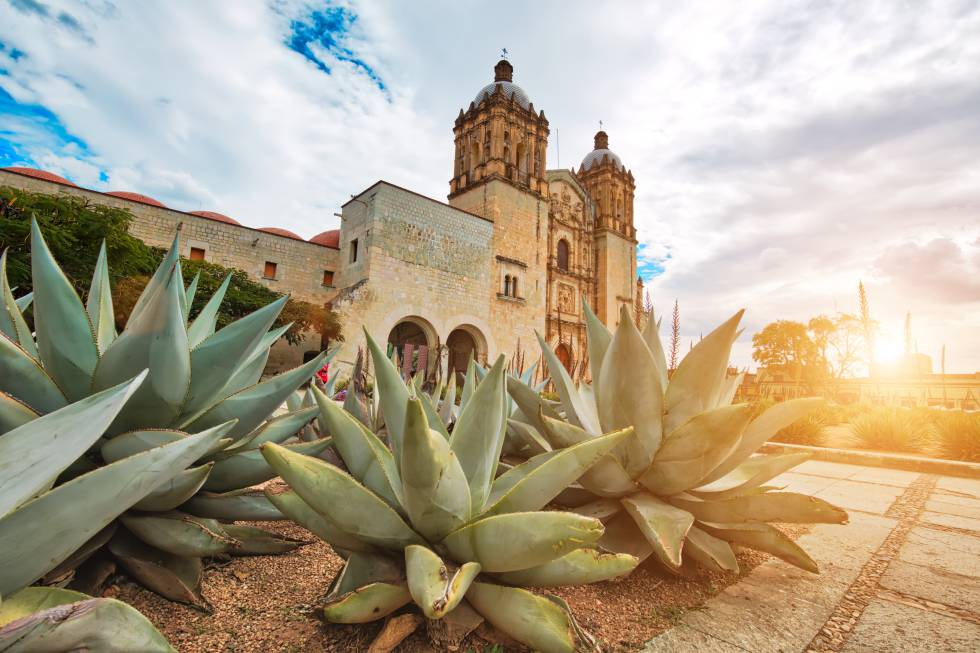
#> input picture Fotos/oaxaca.jpg, 980 x 653 px
$ python spaces.py
#> lines starting #> are read from the running program, lines starting #| are printed output that depends on the picture
'''Para cambiar entre espacios de colores
Opencv trabaja con el espacio de colores BGR, asi que si deseas desplegar esa imagen en RGB, los colores estaran invertidos'''
import cv2 as cv
import matplotlib.pyplot as plt

img= cv.imread('Fotos/oaxaca.jpg')
#> img is the input picture: shape (653, 980, 3); mean B, G, R 139.9, 162.4, 174.7
cv.imshow('Oaxaca', img)

#plt.imshow(img)
#plt.show()


#Cambiar a escala de grises
#BGR to Grayscale
gray= cv.cvtColor(img, cv.COLOR_BGR2GRAY)
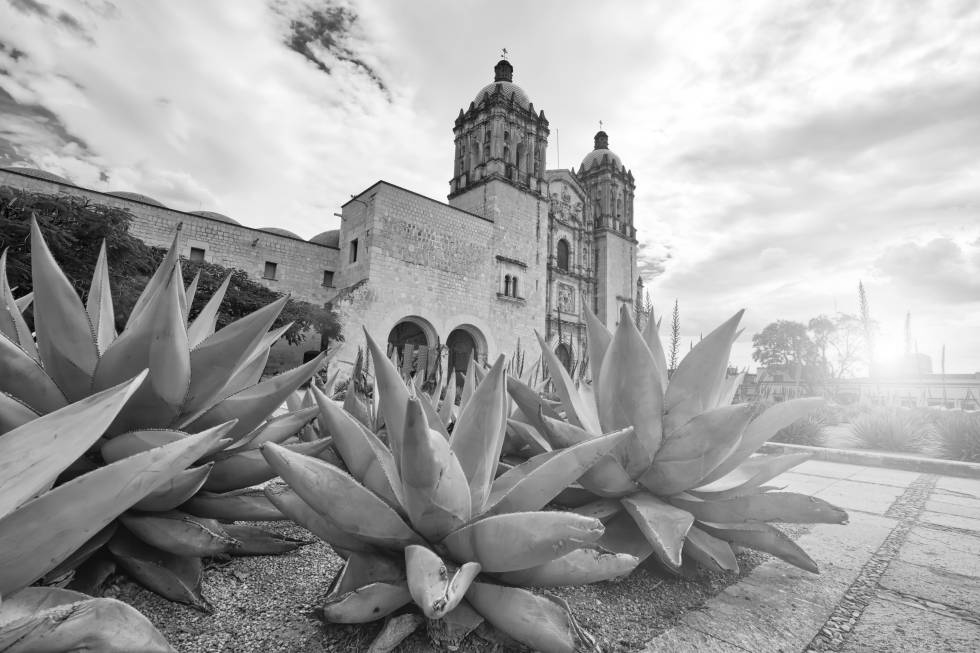
#> gray: shape (653, 980); min 1, max 255, mean 163.6
#cv.imshow('gray', gray)

#cambiar a saturacion de colores
#BGR to HSV
hsv=cv.cvtColor(img, cv.COLOR_BGR2HSV)
#> hsv: shape (653, 980, 3); mean H, S, V 49.9, 78.7, 181.5
#cv.imshow('HSV',hsv)

#cambiar a version deslavada
#BGR to l*a*b
lab=cv.cvtColor(img, cv.COLOR_BGR2LAB)
#> lab: shape (653, 980, 3); mean of channels 0, 1, 2 170.2, 130.1, 142.2
#cv.imshow('LAB', lab)

#BGR to RGB
rgb= cv.cvtColor(img, cv.COLOR_BGR2RGB)
#cv.imshow('RGB', rgb)

#plt.imshow(rgb)
#plt.show()

#HSV TO BGR
hsv_bgr=cv.cvtColor(hsv, cv.COLOR_HSV2BGR)
cv.imshow('HSV ---> BGR', hsv_bgr)


cv.waitKey(0)
